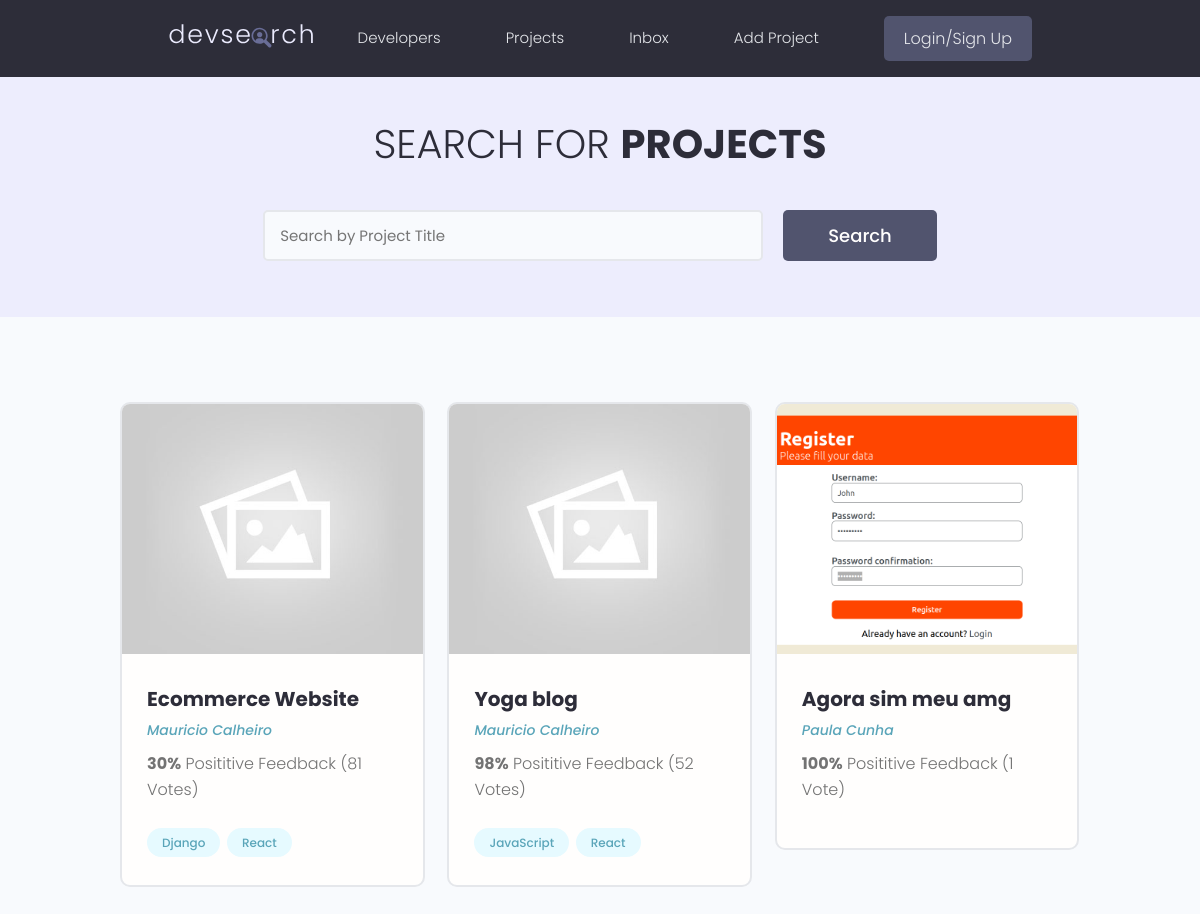
/projects/, run on the app's committed database.
### projects/models.py (models this page shows, shortened)
class Project(models.Model):
    owner = models.ForeignKey(Profile, null=True, blank=True, on_delete=models.SET_NULL)
    title = models.CharField(max_length=200)
    description = models.TextField(null=True, blank=True)
    featured_image = models.ImageField(null=True, blank=True, default='default.jpg')
    demo_link = models.CharField(max_length=2000, null=True, blank=True)
    source_link = models.CharField(max_length=2000, null=True, blank=True)
    tags = models.ManyToManyField('Tag', blank=True)
    vote_total = models.IntegerField(default=0, null=True, blank=True)
    vote_ratio = models.IntegerField(default=0, null=True, blank=True)
    created = models.DateTimeField(auto_now_add=True)
    id = models.UUIDField(default=uuid.uuid4, unique=True,
                          primary_key=True, editable=False)

class Tag(models.Model):
    name = models.CharField(max_length=200)
    created = models.DateTimeField(auto_now_add=True)
    id = models.UUIDField(default=uuid.uuid4, unique=True,
                          primary_key=True, editable=True)
    def __str__(self):
        return self.name

### users/models.py (models this page shows, shortened)
class Profile(models.Model):
    user = models.OneToOneField(User, on_delete=models.CASCADE, null=True, blank=True)
    name = models.CharField(max_length=200, blank=True, null=True)
    email = models.EmailField(max_length=500, blank=True, null=True)
    username = models.CharField(max_length=200, blank=True, null=True)
    location = models.CharField(max_length=200, blank=True, null=True)
    short_intro = models.CharField(max_length=200, blank=True, null=True)
    bio = models.TextField(blank=True, null=True)
    profile_image = models.ImageField(blank=True, null=True, upload_to='profiles/', default='profiles/user-default.png')
    social_github = models.CharField(max_length=200, blank=True, null=True)
    social_twitter = models.CharField(max_length=200, blank=True, null=True)
    social_linkedin = models.CharField(max_length=200, blank=True, null=True)
    social_youtube = models.CharField(max_length=200, blank=True, null=True)
    social_website = models.CharField(max_length=200, blank=True, null=True)
    created = models.DateField(auto_now_add=True)
    id = models.UUIDField(default=uuid.uuid4, unique=True, primary_key=True, editable=False)

### projects/views.py (the view)
# urls.py: path('', views.projects, name='projects'),
def projects(request):
    projects = Project.objects.all()
    context = {'projects': projects}
    return render(request, 'projects/projects.html', context)

### projects/templates/projects/projects.html (shortened to what this page needs)
{% extends 'main.html' %}
{% block content %}
<main class="projects">
    <section class="hero-section text-center">
      <div class="container container--narrow">
        <div class="hero-section__box">
          <h2>Search for <span>Projects</span></h2>
        </div>
        <div class="hero-section__search">
          <form class="form" action="#" method="get">
            <div class="form__field">
              <input class="input input--text" id="formInput#search" type="text" name="text"
                placeholder="Search by Project Title" />
            </div>
            <input class="btn btn--sub btn--lg" type="submit" value="Search" />
          </form>
        </div>
      </div>
    </section>
    <section class="projectsList">
      <div class="container">
        <section class="grid grid--three">
            {% for project in projects %}
          <div class="column">
            <div class="card project">
              <a href="{% url 'project' project.id %}" class="project">
                <img class="project__thumbnail" src="{{ project.featured_image.url }}" alt="project thumbnail" />
                <div class="card__body">
                  <h3 class="project__title">{{ project.title }}</h3>
                  <p><a class="project__author" href="{% url 'user-profile' project.owner.id %}">{{project.owner.name}}</a></p>
                  <p class="project--rating">
                    <span style="font-weight: bold;">{{ project.vote_ratio }}%</span> Posititive
                    Feedback ({{ project.vote_total }} Vote{{project.vote_total|pluralize:"s"}})
                  </p>
                  <div class="project__tags">
                    {% for tag in project.tags.all %}
                    <span class="tag tag--pill tag--main">
                      <small>{{ tag }}</small>
                    </span>
                    {% endfor %}
                  </div>
                </div>
              </a>
            </div>
          </div>
          {% endfor %}
    </section>
</main>
{% endblock content %}

### static/styles/app.css (style rules this page uses)
:root { --color-sub: #2d2d39; }
.btn--sub { background-color: var(--color-sub-light); }
.card { border: 2px solid var(--color-light); }
img { width: 100%; }
.hero-section { height: 40vh; display: flex; align-items: center; background-color: var(--color-sub); }
.hero-section__box { margin-bottom: 4rem; }
.hero-section__box > h2, .hero-section__box > h2 > span { font-size: 4rem; color: var(--color-light); line-height: 1.3; text-transform: uppercase; }
.hero-section__box > h2 { font-weight: 300; }
.hero-section__box > h2 > span { font-weight: 700; }
.hero-section__search > .form { display: flex; align-items: center; justify-content: center; gap: 2rem; }
.hero-section__search > .form input.input--text { width: 50rem; }
.project__author { font-size: 1.4rem; font-style: italic; }
.project--rating { margin-bottom: 1.6em; margin-top: .5em; }
.projects > .hero-section { background: var(--color-sub-lighter); height: 30vh; }
.projects .hero-section__box { margin-bottom: 2.5rem; }
.projects .hero-section__box > h2 { color: var(--color-sub); }
.projects .hero-section__box > h2 > span { font-weight: 700; color: var(--color-sub); }
.projectsList { margin-top: 8rem; }
.project__thumbnail { height: 25rem; object-fit: cover; object-position: top center; }
.project__title { font-size: 2rem; font-weight: 700; color: var(--color-sub); }

### static/uikit/styles/modules/_variables.css (style rules this page uses)
:root { --color-main: #5aa5b9; --color-main-light: #e6faff; --color-sub: #3f4156; --color-sub-light: #51546e; --color-sub-lighter: #ededfd; --color-text: #737373; --color-gray: #8b8b8b; --color-light: #e5e7eb; --color-light-gray: #767676; --color-bg: #f8fafd; --color-white: #fffefd; --color-white-light: #f3f3f3; --color-success: #359e64; --color-success-bg: #def8e8; --color-error: #fc4b0b; --color-error-bg: #fff2ee; --font-base: 'Poppins', arial, helvetica, 'Segoe UI', roboto, ubuntu, sans-serif; --font-monospace: 'Fira Code', 'Courier New', courier, monospace; --font-regular: 300; --font-medium: 500; --font-bold: 700; --generic-shadow: 1px 1px 5px #00000010; --generic-transition: all 0.3s ease-in-out; }

### static/uikit/styles/modules/_base.css (style rules this page uses)
* { margin: 0; padding: 0; box-sizing: border-box; text-rendering: optimizeLegibility; color: inherit; font-size: inherit; }
html { font-size: 50%; }
@media only screen and (min-width: 480px) { html { font-size: 56.25%; } }
@media only screen and (min-width: 1200px) { html { font-size: 62.5%; } }
body { line-height: 1.6; font-weight: 400; font-size: 1.5rem; color: var(--color-text); background-color: var(--color-bg); min-height: 100vh; }

### static/uikit/styles/modules/_typography.css (style rules this page uses)
* { font-family: var(--font-base); }
h2 { font-size: 3.6rem; font-weight: var(--font-bold); }
h3 { font-size: 3.2rem; font-weight: var(--font-medium); }
p, span, strong { font-size: 1.6rem; color: var(--color-text); font-weight: var(--font-regular); }
a { padding-bottom: 2px; text-decoration: none; display: inline-block; color: var(--color-main); font-weight: var(--font-medium); }

### static/uikit/styles/modules/_utilities.css (style rules this page uses)
.container { width: 92%; max-width: 165rem; margin: 0 auto; box-sizing: border-box; }
.container--narrow { width: 92%; max-width: 120rem; }
@media screen and (min-width: 1000px) { .container { width: 90%; } }
@media screen and (min-width: 1000px) { .container--narrow { width: 85%; } }
@media screen and (min-width: 1200px) { .container { width: 80%; } }
@media screen and (min-width: 1200px) { .container--narrow { width: 72%; } }
.text-center { text-align: center; }

### static/uikit/styles/modules/_button.css (style rules this page uses)
.btn { display: inline-block; position: relative; cursor: pointer; background-color: var(--color-light); font-weight: var(--font-medium); color: var(--color-sub); text-decoration: none; padding: 1rem 2rem; border-radius: 0.5rem; border: none; width: -webkit-fit-content; width: -moz-fit-content; width: fit-content; height: -webkit-fit-content; height: -moz-fit-content; height: fit-content; font-size: 1.6rem; outline-width: 0; outline-color: transparent; -webkit-backface-visibility: hidden; backface-visibility: hidden; transition: all 0.3s ease-in-out; }
.btn--sub { background-color: var(--color-sub); color: var(--color-white); }
.btn--lg { font-size: 1.8rem; padding: 1.2rem 4.5rem; }

### static/uikit/styles/modules/_card.css (style rules this page uses)
.card { border-radius: 1rem; background-color: var(--color-white); border: 1.5px solid var(--color-light); width: auto; height: auto; margin-top: 0.5rem; margin-bottom: 0.5rem; overflow: hidden; }
.card__body, .card__header { padding: 2rem 2.5rem; }

### data on the page
Project: featured_image (placeholder picture), title "Ecommerce Website", owner.name "Mauricio Calheiro", vote_ratio "30", vote_total "81"
Tag: name "Django"
Tag: name "React"
Project: featured_image (placeholder picture), title "Yoga blog", owner.name "Mauricio Calheiro", vote_ratio "98", vote_total "52"
Tag: name "JavaScript"
Project: featured_image (picture), title "Agora sim meu amg", owner.name "Paula Cunha", vote_ratio "100", vote_total "1"
